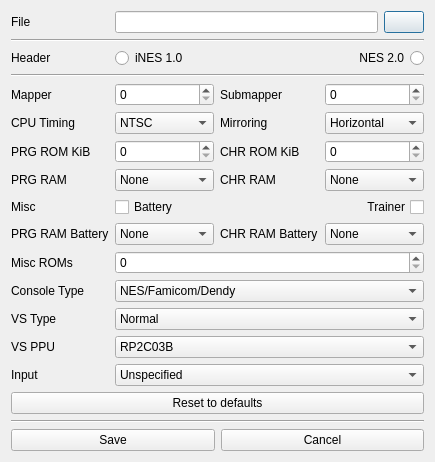
<?xml version="1.0" encoding="UTF-8"?>
<ui version="4.0">
 <class>dlgHeaderEditor</class>
 <widget class="QDialog" name="dlgHeaderEditor">
  <property name="geometry">
   <rect>
    <x>0</x>
    <y>0</y>
    <width>418</width>
    <height>484</height>
   </rect>
  </property>
  <property name="windowTitle">
   <string>Header Editor</string>
  </property>
  <property name="windowIcon">
   <iconset resource="resources.qrc">
    <normaloff>:/icon/icons/application.png</normaloff>:/icon/icons/application.png</iconset>
  </property>
  <layout class="QVBoxLayout" name="verticalLayout_dlgHeaderEditor">
   <property name="sizeConstraint">
    <enum>QLayout::SetFixedSize</enum>
   </property>
   <item>
    <layout class="QGridLayout" name="gridLayout_HeaderEditor" columnstretch="0,0,0,0">
     <item row="4" column="0">
      <widget class="QLabel" name="label_Mapper">
       <property name="text">
        <string>Mapper</string>
       </property>
      </widget>
     </item>
     <item row="8" column="1">
      <widget class="QCheckBox" name="checkBox_Battery">
       <property name="text">
        <string>Battery</string>
       </property>
      </widget>
     </item>
     <item row="7" column="3">
      <widget class="QComboBox" name="comboBox_CHR_Ram">
       <item>
        <property name="text">
         <string>None</string>
        </property>
       </item>
       <item>
        <property name="text">
         <string>128 Bytes</string>
        </property>
       </item>
       <item>
        <property name="text">
         <string>256 Bytes</string>
        </property>
       </item>
       <item>
        <property name="text">
         <string>512 Bytes</string>
        </property>
       </item>
       <item>
        <property name="text">
         <string>1 KiB</string>
        </property>
       </item>
       <item>
        <property name="text">
         <string>2 KiB</string>
        </property>
       </item>
       <item>
        <property name="text">
         <string>4 KiB</string>
        </property>
       </item>
       <item>
        <property name="text">
         <string>8 KiB</string>
        </property>
       </item>
       <item>
        <property name="text">
         <string>16 KiB</string>
        </property>
       </item>
       <item>
        <property name="text">
         <string>32 KiB</string>
        </property>
       </item>
       <item>
        <property name="text">
         <string>64 KiB</string>
        </property>
       </item>
       <item>
        <property name="text">
         <string>128 KiB</string>
        </property>
       </item>
       <item>
        <property name="text">
         <string>256 KiB</string>
        </property>
       </item>
       <item>
        <property name="text">
         <string>512 KiB</string>
        </property>
       </item>
       <item>
        <property name="text">
         <string>1 MiB</string>
        </property>
       </item>
       <item>
        <property name="text">
         <string>N/A</string>
        </property>
       </item>
      </widget>
     </item>
     <item row="2" column="0">
      <widget class="QLabel" name="label_Header">
       <property name="text">
        <string>Header</string>
       </property>
      </widget>
     </item>
     <item row="9" column="3">
      <widget class="QComboBox" name="comboBox_CHR_Ram_Battery">
       <item>
        <property name="text">
         <string>None</string>
        </property>
       </item>
       <item>
        <property name="text">
         <string>128 Bytes</string>
        </property>
       </item>
       <item>
        <property name="text">
         <string>256 Bytes</string>
        </property>
       </item>
       <item>
        <property name="text">
         <string>512 Bytes</string>
        </property>
       </item>
       <item>
        <property name="text">
         <string>1 KiB</string>
        </property>
       </item>
       <item>
        <property name="text">
         <string>2 KiB</string>
        </property>
       </item>
       <item>
        <property name="text">
         <string>4 KiB</string>
        </property>
       </item>
       <item>
        <property name="text">
         <string>8 KiB</string>
        </property>
       </item>
       <item>
        <property name="text">
         <string>16 KiB</string>
        </property>
       </item>
       <item>
        <property name="text">
         <string>32 KiB</string>
        </property>
       </item>
       <item>
        <property name="text">
         <string>64 KiB</string>
        </property>
       </item>
       <item>
        <property name="text">
         <string>128 KiB</string>
        </property>
       </item>
       <item>
        <property name="text">
         <string>256 KiB</string>
        </property>
       </item>
       <item>
        <property name="text">
         <string>512 KiB</string>
        </property>
       </item>
       <item>
        <property name="text">
         <string>1 MiB</string>
        </property>
       </item>
       <item>
        <property name="text">
         <string>N/A</string>
        </property>
       </item>
      </widget>
     </item>
     <item row="9" column="0">
      <widget class="QLabel" name="label_PRG_Ram_Battery">
       <property name="text">
        <string>PRG RAM Battery</string>
       </property>
      </widget>
     </item>
     <item row="11" column="1" colspan="3">
      <widget class="QComboBox" name="comboBox_Console_Type">
       <item>
        <property name="text">
         <string>NES/Famicom/Dendy</string>
        </property>
       </item>
       <item>
        <property name="text">
         <string>Vs. System</string>
        </property>
       </item>
       <item>
        <property name="text">
         <string>Playchoice 10</string>
        </property>
       </item>
       <item>
        <property name="text">
         <string>Famiclone with Decimal Mode</string>
        </property>
       </item>
       <item>
        <property name="text">
         <string>NES/Famicom with EPSM</string>
        </property>
       </item>
       <item>
        <property name="text">
         <string>VT01</string>
        </property>
       </item>
       <item>
        <property name="text">
         <string>VT02</string>
        </property>
       </item>
       <item>
        <property name="text">
         <string>VT03</string>
        </property>
       </item>
       <item>
        <property name="text">
         <string>VT09</string>
        </property>
       </item>
       <item>
        <property name="text">
         <string>VT32</string>
        </property>
       </item>
       <item>
        <property name="text">
         <string>VT369</string>
        </property>
       </item>
       <item>
        <property name="text">
         <string>UMC UM6578</string>
        </property>
       </item>
       <item>
        <property name="text">
         <string>Famicom Network System</string>
        </property>
       </item>
       <item>
        <property name="text">
         <string>N/A</string>
        </property>
       </item>
       <item>
        <property name="text">
         <string>N/A</string>
        </property>
       </item>
       <item>
        <property name="text">
         <string>N/A</string>
        </property>
       </item>
      </widget>
     </item>
     <item row="13" column="0">
      <widget class="QLabel" name="label_VS_PPU">
       <property name="text">
        <string>VS PPU</string>
       </property>
      </widget>
     </item>
     <item row="7" column="2">
      <widget class="QLabel" name="label_CHR_Ram">
       <property name="text">
        <string>CHR RAM</string>
       </property>
      </widget>
     </item>
     <item row="1" column="0" colspan="4">
      <widget class="Line" name="line_2">
       <property name="orientation">
        <enum>Qt::Horizontal</enum>
       </property>
      </widget>
     </item>
     <item row="11" column="0">
      <widget class="QLabel" name="label_Console_Type">
       <property name="text">
        <string>Console Type</string>
       </property>
      </widget>
     </item>
     <item row="8" column="3">
      <widget class="QCheckBox" name="checkBox_Trainer">
       <property name="layoutDirection">
        <enum>Qt::RightToLeft</enum>
       </property>
       <property name="text">
        <string>Trainer</string>
       </property>
      </widget>
     </item>
     <item row="3" column="0" colspan="4">
      <widget class="Line" name="line">
       <property name="orientation">
        <enum>Qt::Horizontal</enum>
       </property>
      </widget>
     </item>
     <item row="4" column="3">
      <widget class="QSpinBox" name="spinBox_Submapper">
       <property name="maximum">
        <number>15</number>
       </property>
      </widget>
     </item>
     <item row="6" column="1">
      <widget class="QSpinBox" name="spinBox_PRG_Rom">
       <property name="maximum">
        <number>999999</number>
       </property>
       <property name="singleStep">
        <number>1</number>
       </property>
      </widget>
     </item>
     <item row="0" column="0">
      <widget class="QLabel" name="label_File">
       <property name="text">
        <string>File</string>
       </property>
      </widget>
     </item>
     <item row="2" column="1" colspan="3">
      <layout class="QHBoxLayout" name="horizontalLayout_Header">
       <item>
        <widget class="QRadioButton" name="radioButton_ines10">
         <property name="text">
          <string>iNES 1.0</string>
         </property>
        </widget>
       </item>
       <item>
        <widget class="QRadioButton" name="radioButton_nes20">
         <property name="layoutDirection">
          <enum>Qt::RightToLeft</enum>
         </property>
         <property name="text">
          <string>NES 2.0</string>
         </property>
        </widget>
       </item>
      </layout>
     </item>
     <item row="7" column="1">
      <widget class="QComboBox" name="comboBox_PRG_Ram">
       <item>
        <property name="text">
         <string>None</string>
        </property>
       </item>
       <item>
        <property name="text">
         <string>128 Bytes</string>
        </property>
       </item>
       <item>
        <property name="text">
         <string>256 Bytes</string>
        </property>
       </item>
       <item>
        <property name="text">
         <string>512 Bytes</string>
        </property>
       </item>
       <item>
        <property name="text">
         <string>1 KiB</string>
        </property>
       </item>
       <item>
        <property name="text">
         <string>2 KiB</string>
        </property>
       </item>
       <item>
        <property name="text">
         <string>4 KiB</string>
        </property>
       </item>
       <item>
        <property name="text">
         <string>8 KiB</string>
        </property>
       </item>
       <item>
        <property name="text">
         <string>16 KiB</string>
        </property>
       </item>
       <item>
        <property name="text">
         <string>32 KiB</string>
        </property>
       </item>
       <item>
        <property name="text">
         <string>64 KiB</string>
        </property>
       </item>
       <item>
        <property name="text">
         <string>128 KiB</string>
        </property>
       </item>
       <item>
        <property name="text">
         <string>256 KiB</string>
        </property>
       </item>
       <item>
        <property name="text">
         <string>512 KiB</string>
        </property>
       </item>
       <item>
        <property name="text">
         <string>1 MiB</string>
        </property>
       </item>
       <item>
        <property name="text">
         <string>N/A</string>
        </property>
       </item>
      </widget>
     </item>
     <item row="8" column="0">
      <widget class="QLabel" name="label_Misc">
       <property name="text">
        <string>Misc</string>
       </property>
      </widget>
     </item>
     <item row="10" column="0">
      <widget class="QLabel" name="label_Misc_Roms">
       <property name="text">
        <string>Misc ROMs</string>
       </property>
      </widget>
     </item>
     <item row="9" column="1">
      <widget class="QComboBox" name="comboBox_PRG_Ram_Battery">
       <item>
        <property name="text">
         <string>None</string>
        </property>
       </item>
       <item>
        <property name="text">
         <string>128 Bytes</string>
        </property>
       </item>
       <item>
        <property name="text">
         <string>256 Bytes</string>
        </property>
       </item>
       <item>
        <property name="text">
         <string>512 Bytes</string>
        </property>
       </item>
       <item>
        <property name="text">
         <string>1 KiB</string>
        </property>
       </item>
       <item>
        <property name="text">
         <string>2 KiB</string>
        </property>
       </item>
       <item>
        <property name="text">
         <string>4 KiB</string>
        </property>
       </item>
       <item>
        <property name="text">
         <string>8 KiB</string>
        </property>
       </item>
       <item>
        <property name="text">
         <string>16 KiB</string>
        </property>
       </item>
       <item>
        <property name="text">
         <string>32 KiB</string>
        </property>
       </item>
       <item>
        <property name="text">
         <string>64 KiB</string>
        </property>
       </item>
       <item>
        <property name="text">
         <string>128 KiB</string>
        </property>
       </item>
       <item>
        <property name="text">
         <string>256 KiB</string>
        </property>
       </item>
       <item>
        <property name="text">
         <string>512 KiB</string>
        </property>
       </item>
       <item>
        <property name="text">
         <string>1 MiB</string>
        </property>
       </item>
       <item>
        <property name="text">
         <string>N/A</string>
        </property>
       </item>
      </widget>
     </item>
     <item row="14" column="1" colspan="3">
      <widget class="QComboBox" name="comboBox_Input">
       <item>
        <property name="text">
         <string>Unspecified</string>
        </property>
       </item>
       <item>
        <property name="text">
         <string>Standard Controllers</string>
        </property>
       </item>
       <item>
        <property name="text">
         <string>NES Four Score/Satellite</string>
        </property>
       </item>
       <item>
        <property name="text">
         <string>Famicom Four Players Adapter</string>
        </property>
       </item>
       <item>
        <property name="text">
         <string>Vs. System (1P via $4016)</string>
        </property>
       </item>
       <item>
        <property name="text">
         <string>Vs. System (1P via $4017)</string>
        </property>
       </item>
       <item>
        <property name="text">
         <string>Reserved</string>
        </property>
       </item>
       <item>
        <property name="text">
         <string>Vs. Zapper</string>
        </property>
       </item>
       <item>
        <property name="text">
         <string>Zapper ($4017)</string>
        </property>
       </item>
       <item>
        <property name="text">
         <string>Two Zappers</string>
        </property>
       </item>
       <item>
        <property name="text">
         <string>Bandai Hyper Shot Lightgun</string>
        </property>
       </item>
       <item>
        <property name="text">
         <string>Power Pad Side A</string>
        </property>
       </item>
       <item>
        <property name="text">
         <string>Power Pad Side B</string>
        </property>
       </item>
       <item>
        <property name="text">
         <string>Family Trainer Side A</string>
        </property>
       </item>
       <item>
        <property name="text">
         <string>Family Trainer Side B</string>
        </property>
       </item>
       <item>
        <property name="text">
         <string>Arkanoid Vaus Controller (NES)</string>
        </property>
       </item>
       <item>
        <property name="text">
         <string>Arkanoid Vaus Controller (Famicom)</string>
        </property>
       </item>
       <item>
        <property name="text">
         <string>Two Vaus Controllers plus Famicom Data Recorder</string>
        </property>
       </item>
       <item>
        <property name="text">
         <string>Konami Hyper Shot</string>
        </property>
       </item>
       <item>
        <property name="text">
         <string>Coconuts Pachinko</string>
        </property>
       </item>
       <item>
        <property name="text">
         <string>Exciting Boxing Punching Bag</string>
        </property>
       </item>
       <item>
        <property name="text">
         <string>Jissen Mahjong Controller</string>
        </property>
       </item>
       <item>
        <property name="text">
         <string>Party Tap</string>
        </property>
       </item>
       <item>
        <property name="text">
         <string>Oeka Kids Tablet</string>
        </property>
       </item>
       <item>
        <property name="text">
         <string>Sunsoft Barcode Battler</string>
        </property>
       </item>
       <item>
        <property name="text">
         <string>Miracle Piano Keyboard</string>
        </property>
       </item>
       <item>
        <property name="text">
         <string>Pokkun Moguraa</string>
        </property>
       </item>
       <item>
        <property name="text">
         <string>Top Rider</string>
        </property>
       </item>
       <item>
        <property name="text">
         <string>Double-Fisted</string>
        </property>
       </item>
       <item>
        <property name="text">
         <string>Famicom 3D System</string>
        </property>
       </item>
       <item>
        <property name="text">
         <string>Doremikko Keyboard</string>
        </property>
       </item>
       <item>
        <property name="text">
         <string>R.O.B. Gyro Set</string>
        </property>
       </item>
       <item>
        <property name="text">
         <string>Famicom Data Recorder</string>
        </property>
       </item>
       <item>
        <property name="text">
         <string>ASCII Turbo File</string>
        </property>
       </item>
       <item>
        <property name="text">
         <string>IGS Storage Battle Box</string>
        </property>
       </item>
       <item>
        <property name="text">
         <string>Family BASIC Keyboard</string>
        </property>
       </item>
       <item>
        <property name="text">
         <string>Dongda PEC-586 Keyboard</string>
        </property>
       </item>
       <item>
        <property name="text">
         <string>Bit Corp. Bit-79 Keyboard</string>
        </property>
       </item>
       <item>
        <property name="text">
         <string>Subor Keyboard</string>
        </property>
       </item>
       <item>
        <property name="text">
         <string>Subor Keyboard plus mouse (3x8-bit)</string>
        </property>
       </item>
       <item>
        <property name="text">
         <string>Subor Keyboard plus mouse (24-bit)</string>
        </property>
       </item>
       <item>
        <property name="text">
         <string>SNES Mouse ($4017.0)</string>
        </property>
       </item>
       <item>
        <property name="text">
         <string>Multicart</string>
        </property>
       </item>
       <item>
        <property name="text">
         <string>Two SNES controllers</string>
        </property>
       </item>
       <item>
        <property name="text">
         <string>RacerMate Bicycle</string>
        </property>
       </item>
       <item>
        <property name="text">
         <string>U-Force</string>
        </property>
       </item>
       <item>
        <property name="text">
         <string>R.O.B. Stack-Up</string>
        </property>
       </item>
       <item>
        <property name="text">
         <string>City Patrolman Lightgun</string>
        </property>
       </item>
       <item>
        <property name="text">
         <string>Sharp C1 Cassette Interface</string>
        </property>
       </item>
       <item>
        <property name="text">
         <string>Standard Controller (inverted direction)</string>
        </property>
       </item>
       <item>
        <property name="text">
         <string>Excalibor Sudoku Pad</string>
        </property>
       </item>
       <item>
        <property name="text">
         <string>ABL Pinball</string>
        </property>
       </item>
       <item>
        <property name="text">
         <string>Golden Nugget Casino</string>
        </property>
       </item>
       <item>
        <property name="text">
         <string>Unknown Famiclone Keyboard (Golden Key)</string>
        </property>
       </item>
       <item>
        <property name="text">
         <string>Subor Keyboard plus mouse (24-bit $4017)</string>
        </property>
       </item>
       <item>
        <property name="text">
         <string>Port Test</string>
        </property>
       </item>
       <item>
        <property name="text">
         <string>Bandai Multi Game Player Gamepad</string>
        </property>
       </item>
       <item>
        <property name="text">
         <string>Venom TV Dance Mat</string>
        </property>
       </item>
       <item>
        <property name="text">
         <string>LG TV Remote Control</string>
        </property>
       </item>
      </widget>
     </item>
     <item row="4" column="1">
      <widget class="QSpinBox" name="spinBox_Mapper">
       <property name="maximum">
        <number>1000</number>
       </property>
      </widget>
     </item>
     <item row="0" column="1" colspan="3">
      <layout class="QHBoxLayout" name="horizontalLayout_2">
       <item>
        <widget class="QLineEdit" name="lineEdit_File">
         <property name="enabled">
          <bool>true</bool>
         </property>
         <property name="readOnly">
          <bool>true</bool>
         </property>
        </widget>
       </item>
       <item>
        <widget class="themePushButton" name="pushButton_Folder">
         <property name="text">
          <string/>
         </property>
         <property name="icon">
          <iconset resource="resources.qrc">
           <normaloff>:/icon/icons/open.svgz</normaloff>:/icon/icons/open.svgz</iconset>
         </property>
        </widget>
       </item>
      </layout>
     </item>
     <item row="5" column="2">
      <widget class="QLabel" name="label_Mirroring">
       <property name="text">
        <string>Mirroring</string>
       </property>
      </widget>
     </item>
     <item row="12" column="0">
      <widget class="QLabel" name="label_VS_Type">
       <property name="text">
        <string>VS Type</string>
       </property>
      </widget>
     </item>
     <item row="5" column="1">
      <widget class="QComboBox" name="comboBox_CPU_Timing">
       <item>
        <property name="text">
         <string>NTSC</string>
        </property>
       </item>
       <item>
        <property name="text">
         <string>PAL</string>
        </property>
       </item>
       <item>
        <property name="text">
         <string>Both</string>
        </property>
       </item>
       <item>
        <property name="text">
         <string>Dendy</string>
        </property>
       </item>
      </widget>
     </item>
     <item row="5" column="0">
      <widget class="QLabel" name="label_CPU_Timing">
       <property name="text">
        <string>CPU Timing</string>
       </property>
      </widget>
     </item>
     <item row="5" column="3">
      <widget class="QComboBox" name="comboBox_Mirroring">
       <item>
        <property name="text">
         <string>Horizontal</string>
        </property>
       </item>
       <item>
        <property name="text">
         <string>Vertical</string>
        </property>
       </item>
       <item>
        <property name="text">
         <string>4-Screen</string>
        </property>
       </item>
      </widget>
     </item>
     <item row="10" column="1" colspan="3">
      <widget class="QSpinBox" name="spinBox_Misc_Roms">
       <property name="maximum">
        <number>3</number>
       </property>
      </widget>
     </item>
     <item row="4" column="2">
      <widget class="QLabel" name="label_Submapper">
       <property name="text">
        <string>Submapper</string>
       </property>
      </widget>
     </item>
     <item row="6" column="0">
      <widget class="QLabel" name="label_PRG_Rom">
       <property name="text">
        <string>PRG ROM KiB</string>
       </property>
      </widget>
     </item>
     <item row="14" column="0">
      <widget class="QLabel" name="label_Input">
       <property name="text">
        <string>Input</string>
       </property>
      </widget>
     </item>
     <item row="9" column="2">
      <widget class="QLabel" name="label_CHR_Ram_Battery">
       <property name="text">
        <string>CHR RAM Battery</string>
       </property>
      </widget>
     </item>
     <item row="7" column="0">
      <widget class="QLabel" name="label_PRG_Ram">
       <property name="text">
        <string>PRG RAM</string>
       </property>
      </widget>
     </item>
     <item row="6" column="2">
      <widget class="QLabel" name="label_CHR_Rom">
       <property name="text">
        <string>CHR ROM KiB</string>
       </property>
      </widget>
     </item>
     <item row="6" column="3">
      <widget class="QSpinBox" name="spinBox_CHR_Rom">
       <property name="maximum">
        <number>999999</number>
       </property>
       <property name="singleStep">
        <number>1</number>
       </property>
      </widget>
     </item>
     <item row="12" column="1" colspan="3">
      <widget class="QComboBox" name="comboBox_VS_Type">
       <property name="sizeAdjustPolicy">
        <enum>QComboBox::AdjustToContents</enum>
       </property>
       <item>
        <property name="text">
         <string>Normal</string>
        </property>
       </item>
       <item>
        <property name="text">
         <string>RBI Baseball</string>
        </property>
       </item>
       <item>
        <property name="text">
         <string>TKO Boxing</string>
        </property>
       </item>
       <item>
        <property name="text">
         <string>Super Xevious</string>
        </property>
       </item>
       <item>
        <property name="text">
         <string>Vs. Ice Climber</string>
        </property>
       </item>
       <item>
        <property name="text">
         <string>Vs. Dual</string>
        </property>
       </item>
       <item>
        <property name="text">
         <string>Raid on Bungeling Bay</string>
        </property>
       </item>
      </widget>
     </item>
     <item row="13" column="1" colspan="3">
      <widget class="QComboBox" name="comboBox_VS_PPU">
       <item>
        <property name="text">
         <string>RP2C03B</string>
        </property>
       </item>
       <item>
        <property name="text">
         <string>RP2C03G</string>
        </property>
       </item>
       <item>
        <property name="text">
         <string>RP2C04-0001</string>
        </property>
       </item>
       <item>
        <property name="text">
         <string>RP2C04-0002</string>
        </property>
       </item>
       <item>
        <property name="text">
         <string>RP2C04-0003</string>
        </property>
       </item>
       <item>
        <property name="text">
         <string>RP2C04-0004</string>
        </property>
       </item>
       <item>
        <property name="text">
         <string>RC2C03B</string>
        </property>
       </item>
       <item>
        <property name="text">
         <string>RC2C03C</string>
        </property>
       </item>
       <item>
        <property name="text">
         <string>RC2C05-01</string>
        </property>
       </item>
       <item>
        <property name="text">
         <string>RC2C05-02</string>
        </property>
       </item>
       <item>
        <property name="text">
         <string>RC2C05-03</string>
        </property>
       </item>
       <item>
        <property name="text">
         <string>RC2C05-04</string>
        </property>
       </item>
       <item>
        <property name="text">
         <string>RC2C05-05</string>
        </property>
       </item>
       <item>
        <property name="text">
         <string>N/A</string>
        </property>
       </item>
       <item>
        <property name="text">
         <string>N/A</string>
        </property>
       </item>
       <item>
        <property name="text">
         <string>N/A</string>
        </property>
       </item>
      </widget>
     </item>
    </layout>
   </item>
   <item>
    <widget class="themePushButton" name="pushButton_Reset">
     <property name="text">
      <string>Reset to defaults</string>
     </property>
     <property name="icon">
      <iconset resource="resources.qrc">
       <normaloff>:/icon/icons/overscan_default.svgz</normaloff>:/icon/icons/overscan_default.svgz</iconset>
     </property>
    </widget>
   </item>
   <item>
    <widget class="Line" name="line_4">
     <property name="orientation">
      <enum>Qt::Horizontal</enum>
     </property>
    </widget>
   </item>
   <item>
    <layout class="QHBoxLayout" name="horizontalLayout">
     <item>
      <widget class="themePushButton" name="pushButton_Save">
       <property name="text">
        <string>Save</string>
       </property>
       <property name="icon">
        <iconset resource="resources.qrc">
         <normaloff>:/icon/icons/save.svgz</normaloff>:/icon/icons/save.svgz</iconset>
       </property>
      </widget>
     </item>
     <item>
      <widget class="themePushButton" name="pushButton_Cancel">
       <property name="text">
        <string>Cancel</string>
       </property>
       <property name="icon">
        <iconset resource="resources.qrc">
         <normaloff>:/icon/icons/window_close.svgz</normaloff>:/icon/icons/window_close.svgz</iconset>
       </property>
      </widget>
     </item>
    </layout>
   </item>
  </layout>
 </widget>
 <customwidgets>
  <customwidget>
   <class>themePushButton</class>
   <extends>QPushButton</extends>
   <header>theme.hpp</header>
  </customwidget>
 </customwidgets>
 <tabstops>
  <tabstop>lineEdit_File</tabstop>
  <tabstop>pushButton_Folder</tabstop>
  <tabstop>radioButton_ines10</tabstop>
  <tabstop>radioButton_nes20</tabstop>
  <tabstop>spinBox_Mapper</tabstop>
  <tabstop>spinBox_Submapper</tabstop>
  <tabstop>comboBox_CPU_Timing</tabstop>
  <tabstop>comboBox_Mirroring</tabstop>
  <tabstop>spinBox_PRG_Rom</tabstop>
  <tabstop>spinBox_CHR_Rom</tabstop>
  <tabstop>comboBox_PRG_Ram</tabstop>
  <tabstop>comboBox_CHR_Ram</tabstop>
  <tabstop>checkBox_Battery</tabstop>
  <tabstop>checkBox_Trainer</tabstop>
  <tabstop>comboBox_PRG_Ram_Battery</tabstop>
  <tabstop>comboBox_CHR_Ram_Battery</tabstop>
  <tabstop>spinBox_Misc_Roms</tabstop>
  <tabstop>comboBox_Console_Type</tabstop>
  <tabstop>comboBox_Input</tabstop>
  <tabstop>pushButton_Reset</tabstop>
  <tabstop>pushButton_Save</tabstop>
  <tabstop>pushButton_Cancel</tabstop>
 </tabstops>
 <resources>
  <include location="resources.qrc"/>
 </resources>
 <connections/>
</ui>
